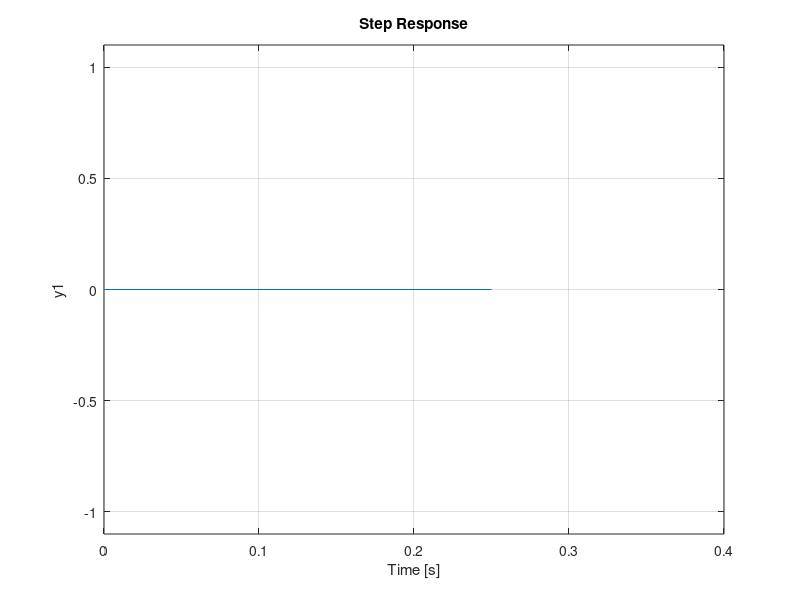

The MATLAB source for this figure:
m = 1;
k = 6;
c = 5;
F = 1;
Ts = 0.25;

A = [0 1; -k/m -c/m];
B = [0; F/m];
C = [1 0];
D = [0];

sys = ss(A,B,C,D,Ts);

clf
grid, axis([0 10 -1 1])
step(sys)

